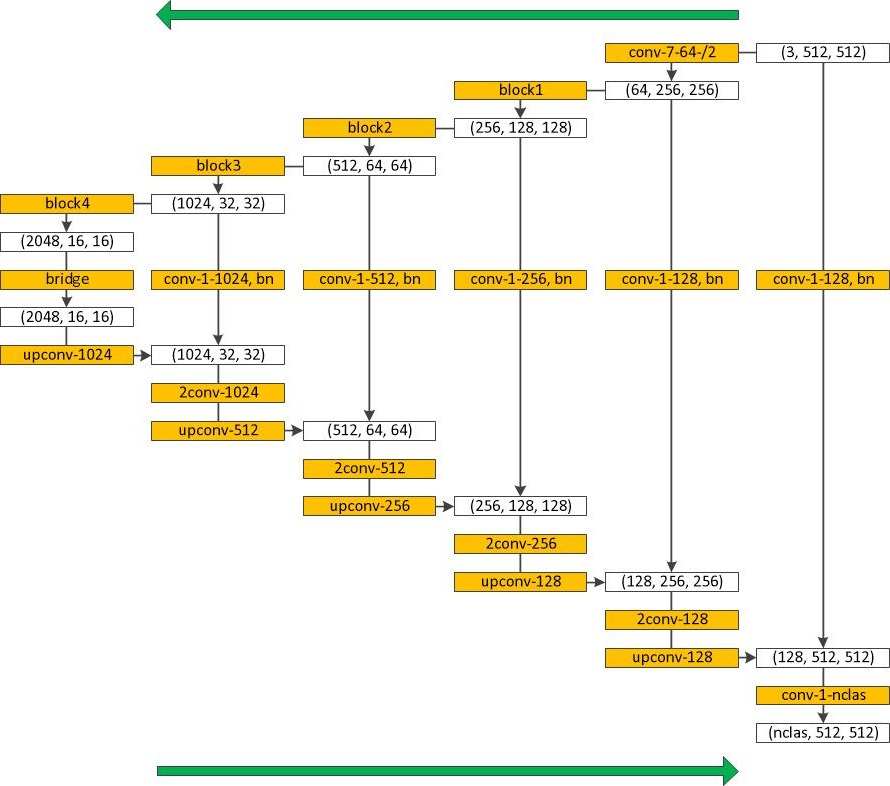
#> input picture figs/res50_unet.jpg, 890 x 786 px; its folder holds only this picture in this run
$ python -i nb_databunch.py   (imports and definitions only)
#> lines starting #> are read from the running program, lines starting #| are printed output that depends on the picture

#################################################
### THIS FILE WAS AUTOGENERATED! DO NOT EDIT! ###
#################################################
# file to edit: dev_nb/databunch.ipynb

#================================================
from fastai.vision import *


#================================================
import cv2


#================================================
import os


#================================================
import numpy as np


#================================================
# [4 lines left out: function get_y, not called in this run]


#================================================
def imgp_CLAHE(pil_img):
    '''
    对图片进行限制对比度自适应直方图均衡化
    '''
    img = cv2.cvtColor(np.asarray(pil_img),cv2.COLOR_RGB2BGR)
#> img is the input picture: shape (786, 890, 3); mean B, G, R 229.2, 241.8, 243.3
    #print(img.shape)
    clahe = cv2.createCLAHE(clipLimit=4.0, tileGridSize=(8,8))
    hsv = cv2.cvtColor(img, cv2.COLOR_BGR2HSV)
#> hsv: shape (786, 890, 3); mean H, S, V 11.4, 22.6, 245.7
    hsv[:, :, 2] = clahe.apply(hsv[:, :, 2])
#> hsv: shape (786, 890, 3); mean H, S, V 11.4, 22.6, 243.1
    img2 = cv2.cvtColor(hsv, cv2.COLOR_HSV2BGR)
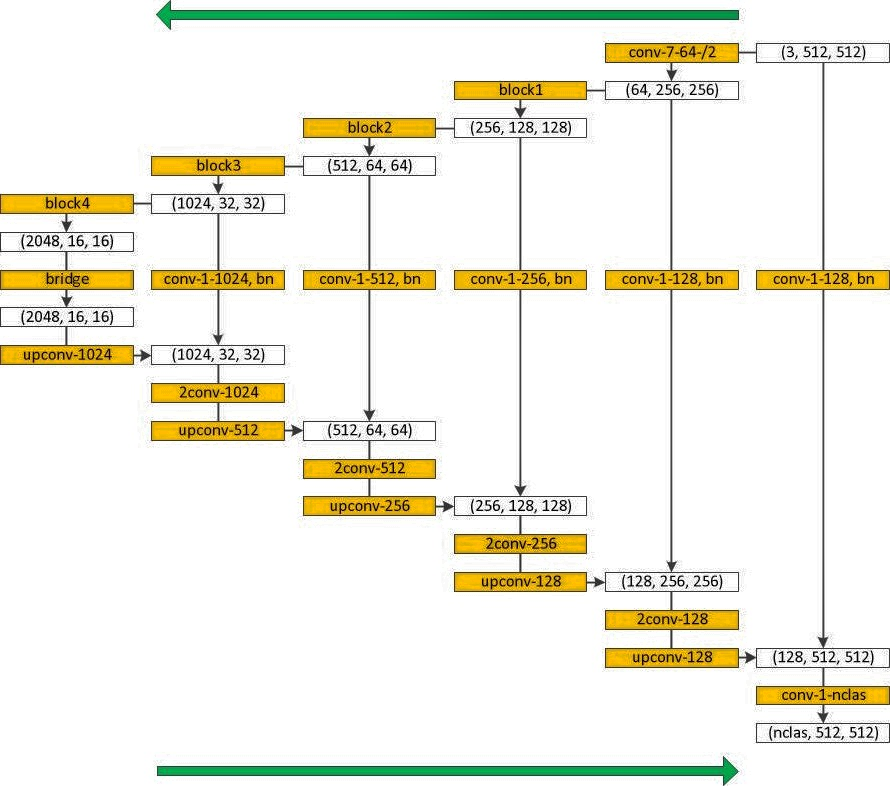
#> img2: shape (786, 890, 3); mean B, G, R 227.8, 239.5, 240.9
#> (the run stopped early here; a loop or call above may not have finished)
